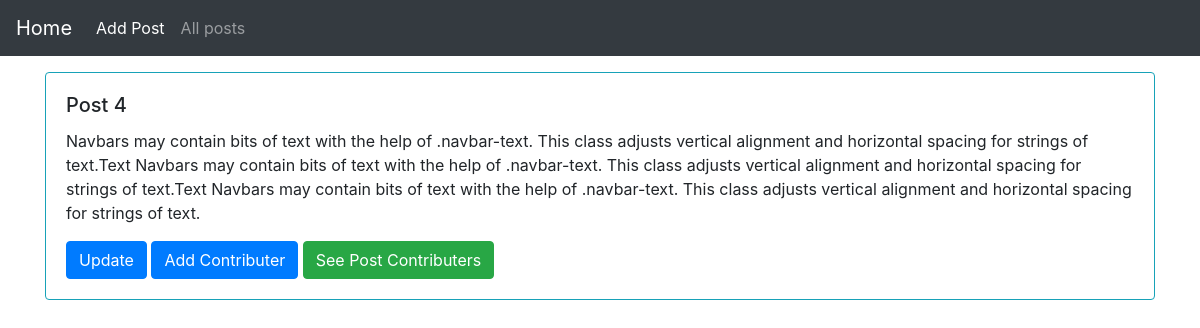
Screenshot of /detailPost/4 with the database file from the repository.
### blog/models.py (models this page shows, shortened)
class Post(models.Model):
    title = models.CharField(max_length = 30)
    content = models.TextField()

### blog/views.py (the view)
# urls.py: path('detailPost/<int:post_pk>', views.detail_view, name = 'detail_view-path'),
def detail_view(request, post_pk):
    return render(request, 'blog/detail_post.html',{'post': Post.objects.get(id = post_pk)})

### blog/templates/blog/detail_post.html
{% extends "blog/base.html" %}
{% block content %}
    <div class="card border-info mb-3">
        <div class="card-body">
          <h5 class="card-title">{{post.title}}</h5>
          <p class="card-text">{{post.content}}</p>
          <a href="{%  url 'updatePost_view-path'  post.pk %}" class="btn btn-primary">Update</a>
          <a href="{%  url 'creatContribution_view-path'  post.pk %}" class="btn btn-primary">Add Contributer</a>
          <a href="{% url 'retrievePostContributions_View-path' post.pk %}" class="btn btn-success"> See Post Contributers</a>
        </div>
      </div>
{% endblock  %}

### rows the page displays
Post: title "Post 4", content "Navbars may contain bits of text with the help of .navbar-text. This class adjusts vertical alignment and horizontal spacing for strings of text.Text Navbars may contain bits of text with the help of .navbar-text. This class adjusts vertical alignment and horizontal spacing for strings of text.Text Navbars may contain bits of text with the help of .navbar-text. This class adjusts vertical alignment and horizontal spacing for strings of text."
